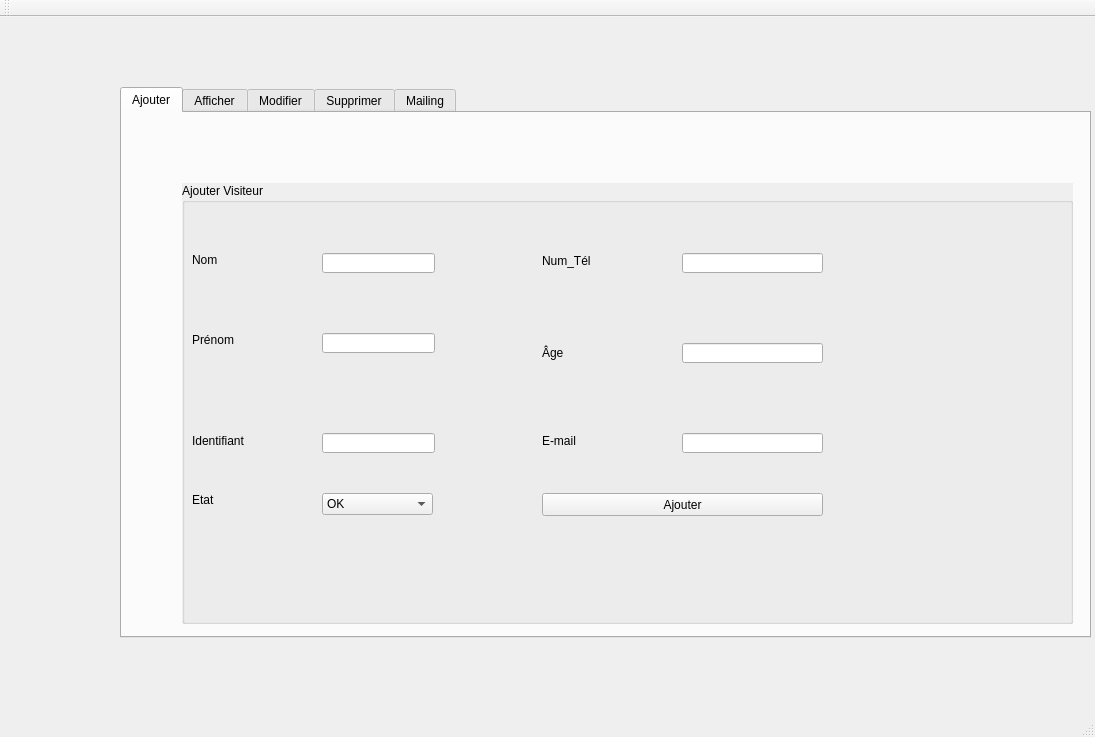
<?xml version="1.0" encoding="UTF-8"?>
<ui version="4.0">
 <class>MainWindow2</class>
 <widget class="QMainWindow" name="MainWindow2">
  <property name="geometry">
   <rect>
    <x>0</x>
    <y>0</y>
    <width>1095</width>
    <height>737</height>
   </rect>
  </property>
  <property name="contextMenuPolicy">
   <enum>Qt::PreventContextMenu</enum>
  </property>
  <property name="windowTitle">
   <string>Projetcpp</string>
  </property>
  <widget class="QWidget" name="centralWidget">
   <widget class="QTabWidget" name="tabWidget">
    <property name="geometry">
     <rect>
      <x>120</x>
      <y>70</y>
      <width>971</width>
      <height>551</height>
     </rect>
    </property>
    <property name="currentIndex">
     <number>0</number>
    </property>
    <widget class="QWidget" name="tab">
     <attribute name="title">
      <string>Ajouter</string>
     </attribute>
     <widget class="QGroupBox" name="groupBox">
      <property name="geometry">
       <rect>
        <x>60</x>
        <y>70</y>
        <width>891</width>
        <height>441</height>
       </rect>
      </property>
      <property name="autoFillBackground">
       <bool>true</bool>
      </property>
      <property name="title">
       <string>Ajouter Visiteur</string>
      </property>
      <widget class="QLabel" name="label">
       <property name="geometry">
        <rect>
         <x>10</x>
         <y>70</y>
         <width>47</width>
         <height>13</height>
        </rect>
       </property>
       <property name="text">
        <string>Nom</string>
       </property>
      </widget>
      <widget class="QLabel" name="label_2">
       <property name="geometry">
        <rect>
         <x>10</x>
         <y>150</y>
         <width>47</width>
         <height>13</height>
        </rect>
       </property>
       <property name="text">
        <string>Prénom</string>
       </property>
      </widget>
      <widget class="QLabel" name="label_3">
       <property name="geometry">
        <rect>
         <x>10</x>
         <y>250</y>
         <width>71</width>
         <height>16</height>
        </rect>
       </property>
       <property name="text">
        <string>Identifiant</string>
       </property>
      </widget>
      <widget class="QLineEdit" name="le_nom">
       <property name="geometry">
        <rect>
         <x>140</x>
         <y>70</y>
         <width>113</width>
         <height>20</height>
        </rect>
       </property>
      </widget>
      <widget class="QLineEdit" name="le_prenom">
       <property name="geometry">
        <rect>
         <x>140</x>
         <y>150</y>
         <width>113</width>
         <height>20</height>
        </rect>
       </property>
       <property name="contextMenuPolicy">
        <enum>Qt::PreventContextMenu</enum>
       </property>
      </widget>
      <widget class="QLineEdit" name="le_id">
       <property name="geometry">
        <rect>
         <x>140</x>
         <y>250</y>
         <width>113</width>
         <height>20</height>
        </rect>
       </property>
      </widget>
      <widget class="QPushButton" name="pb_ajouter">
       <property name="geometry">
        <rect>
         <x>360</x>
         <y>310</y>
         <width>281</width>
         <height>23</height>
        </rect>
       </property>
       <property name="text">
        <string>Ajouter</string>
       </property>
      </widget>
      <widget class="QLineEdit" name="le_tel">
       <property name="geometry">
        <rect>
         <x>500</x>
         <y>70</y>
         <width>141</width>
         <height>20</height>
        </rect>
       </property>
       <property name="contextMenuPolicy">
        <enum>Qt::PreventContextMenu</enum>
       </property>
       <property name="text">
        <string/>
       </property>
      </widget>
      <widget class="QLabel" name="label_8">
       <property name="geometry">
        <rect>
         <x>360</x>
         <y>70</y>
         <width>61</width>
         <height>16</height>
        </rect>
       </property>
       <property name="text">
        <string>Num_Tél</string>
       </property>
      </widget>
      <widget class="QLineEdit" name="le_email">
       <property name="geometry">
        <rect>
         <x>500</x>
         <y>250</y>
         <width>141</width>
         <height>20</height>
        </rect>
       </property>
       <property name="contextMenuPolicy">
        <enum>Qt::PreventContextMenu</enum>
       </property>
       <property name="text">
        <string/>
       </property>
      </widget>
      <widget class="QLabel" name="label_9">
       <property name="geometry">
        <rect>
         <x>360</x>
         <y>250</y>
         <width>61</width>
         <height>16</height>
        </rect>
       </property>
       <property name="text">
        <string>E-mail</string>
       </property>
      </widget>
      <widget class="QLabel" name="label_10">
       <property name="geometry">
        <rect>
         <x>360</x>
         <y>160</y>
         <width>71</width>
         <height>20</height>
        </rect>
       </property>
       <property name="text">
        <string>Âge</string>
       </property>
      </widget>
      <widget class="QLineEdit" name="le_age">
       <property name="geometry">
        <rect>
         <x>500</x>
         <y>160</y>
         <width>141</width>
         <height>20</height>
        </rect>
       </property>
       <property name="contextMenuPolicy">
        <enum>Qt::PreventContextMenu</enum>
       </property>
       <property name="text">
        <string/>
       </property>
      </widget>
      <widget class="QLabel" name="label_14">
       <property name="geometry">
        <rect>
         <x>10</x>
         <y>310</y>
         <width>47</width>
         <height>13</height>
        </rect>
       </property>
       <property name="text">
        <string>Etat</string>
       </property>
      </widget>
      <widget class="QComboBox" name="le_etat">
       <property name="geometry">
        <rect>
         <x>140</x>
         <y>310</y>
         <width>111</width>
         <height>22</height>
        </rect>
       </property>
       <item>
        <property name="text">
         <string>OK</string>
        </property>
       </item>
       <item>
        <property name="text">
         <string>handicape</string>
        </property>
       </item>
       <item>
        <property name="text">
         <string>enfant_inaccompagne</string>
        </property>
       </item>
       <item>
        <property name="text">
         <string>visiteur_fidele</string>
        </property>
       </item>
      </widget>
     </widget>
    </widget>
    <widget class="QWidget" name="tab_4">
     <attribute name="title">
      <string>Afficher</string>
     </attribute>
     <widget class="QTableView" name="tab_visiteur">
      <property name="geometry">
       <rect>
        <x>10</x>
        <y>20</y>
        <width>811</width>
        <height>411</height>
       </rect>
      </property>
     </widget>
     <widget class="QPushButton" name="tri_decroissant">
      <property name="geometry">
       <rect>
        <x>830</x>
        <y>70</y>
        <width>121</width>
        <height>28</height>
       </rect>
      </property>
      <property name="text">
       <string>Tri âge Décroissant</string>
      </property>
     </widget>
     <widget class="QPushButton" name="tri_croissant">
      <property name="geometry">
       <rect>
        <x>830</x>
        <y>30</y>
        <width>111</width>
        <height>28</height>
       </rect>
      </property>
      <property name="text">
       <string>Tri âge croissant</string>
      </property>
     </widget>
     <widget class="QGroupBox" name="groupBox_2">
      <property name="geometry">
       <rect>
        <x>20</x>
        <y>440</y>
        <width>391</width>
        <height>71</height>
       </rect>
      </property>
      <property name="title">
       <string>Rechercher</string>
      </property>
      <widget class="QComboBox" name="combo_box_crit">
       <property name="geometry">
        <rect>
         <x>20</x>
         <y>40</y>
         <width>121</width>
         <height>22</height>
        </rect>
       </property>
       <item>
        <property name="text">
         <string>handicape</string>
        </property>
       </item>
       <item>
        <property name="text">
         <string>visiteur_fidele</string>
        </property>
       </item>
       <item>
        <property name="text">
         <string>OK</string>
        </property>
       </item>
       <item>
        <property name="text">
         <string>enfant_inaccompagne</string>
        </property>
       </item>
      </widget>
      <widget class="QLineEdit" name="recherche_tel">
       <property name="geometry">
        <rect>
         <x>270</x>
         <y>40</y>
         <width>113</width>
         <height>22</height>
        </rect>
       </property>
       <property name="text">
        <string/>
       </property>
      </widget>
      <widget class="QLineEdit" name="recherche_id">
       <property name="geometry">
        <rect>
         <x>150</x>
         <y>40</y>
         <width>113</width>
         <height>22</height>
        </rect>
       </property>
       <property name="text">
        <string/>
       </property>
      </widget>
      <widget class="QLabel" name="label_16">
       <property name="geometry">
        <rect>
         <x>290</x>
         <y>20</y>
         <width>81</width>
         <height>16</height>
        </rect>
       </property>
       <property name="text">
        <string>Numéro Tél</string>
       </property>
      </widget>
      <widget class="QLabel" name="label_17">
       <property name="geometry">
        <rect>
         <x>170</x>
         <y>20</y>
         <width>81</width>
         <height>16</height>
        </rect>
       </property>
       <property name="text">
        <string>Identifiant</string>
       </property>
      </widget>
      <widget class="QLabel" name="label_18">
       <property name="geometry">
        <rect>
         <x>60</x>
         <y>20</y>
         <width>81</width>
         <height>16</height>
        </rect>
       </property>
       <property name="text">
        <string>Etat</string>
       </property>
      </widget>
     </widget>
     <widget class="QGroupBox" name="groupBox_3">
      <property name="geometry">
       <rect>
        <x>420</x>
        <y>440</y>
        <width>391</width>
        <height>71</height>
       </rect>
      </property>
      <property name="title">
       <string>Attestation</string>
      </property>
      <widget class="QLineEdit" name="id_pdf">
       <property name="geometry">
        <rect>
         <x>10</x>
         <y>40</y>
         <width>113</width>
         <height>22</height>
        </rect>
       </property>
       <property name="text">
        <string/>
       </property>
      </widget>
      <widget class="QPushButton" name="generer_pdf">
       <property name="geometry">
        <rect>
         <x>130</x>
         <y>40</y>
         <width>121</width>
         <height>21</height>
        </rect>
       </property>
       <property name="text">
        <string>Génerer </string>
       </property>
      </widget>
      <widget class="QLabel" name="label_19">
       <property name="geometry">
        <rect>
         <x>30</x>
         <y>20</y>
         <width>81</width>
         <height>16</height>
        </rect>
       </property>
       <property name="text">
        <string>Identifiant</string>
       </property>
      </widget>
      <widget class="QPushButton" name="imprimer">
       <property name="geometry">
        <rect>
         <x>260</x>
         <y>40</y>
         <width>121</width>
         <height>21</height>
        </rect>
       </property>
       <property name="text">
        <string>Imprimer</string>
       </property>
      </widget>
     </widget>
    </widget>
    <widget class="QWidget" name="tab_3">
     <attribute name="title">
      <string>Modifier</string>
     </attribute>
     <widget class="QLabel" name="label_5">
      <property name="geometry">
       <rect>
        <x>120</x>
        <y>120</y>
        <width>201</width>
        <height>20</height>
       </rect>
      </property>
      <property name="text">
       <string>Identifiant du visiteur à modifier</string>
      </property>
     </widget>
     <widget class="QLineEdit" name="modifier_id">
      <property name="geometry">
       <rect>
        <x>360</x>
        <y>120</y>
        <width>113</width>
        <height>20</height>
       </rect>
      </property>
     </widget>
     <widget class="QLabel" name="label_11">
      <property name="geometry">
       <rect>
        <x>300</x>
        <y>210</y>
        <width>61</width>
        <height>16</height>
       </rect>
      </property>
      <property name="text">
       <string>Num_Tél</string>
      </property>
     </widget>
     <widget class="QLineEdit" name="modifier_prenom">
      <property name="geometry">
       <rect>
        <x>130</x>
        <y>290</y>
        <width>113</width>
        <height>20</height>
       </rect>
      </property>
      <property name="contextMenuPolicy">
       <enum>Qt::PreventContextMenu</enum>
      </property>
     </widget>
     <widget class="QLabel" name="label_6">
      <property name="geometry">
       <rect>
        <x>70</x>
        <y>210</y>
        <width>47</width>
        <height>13</height>
       </rect>
      </property>
      <property name="text">
       <string>Nom</string>
      </property>
     </widget>
     <widget class="QLabel" name="label_12">
      <property name="geometry">
       <rect>
        <x>70</x>
        <y>360</y>
        <width>61</width>
        <height>16</height>
       </rect>
      </property>
      <property name="text">
       <string>E-mail</string>
      </property>
     </widget>
     <widget class="QPushButton" name="pb_modifier">
      <property name="enabled">
       <bool>true</bool>
      </property>
      <property name="geometry">
       <rect>
        <x>620</x>
        <y>210</y>
        <width>181</width>
        <height>181</height>
       </rect>
      </property>
      <property name="text">
       <string>Modifier</string>
      </property>
     </widget>
     <widget class="QLabel" name="label_13">
      <property name="geometry">
       <rect>
        <x>320</x>
        <y>290</y>
        <width>71</width>
        <height>20</height>
       </rect>
      </property>
      <property name="text">
       <string>Âge</string>
      </property>
     </widget>
     <widget class="QLabel" name="label_7">
      <property name="geometry">
       <rect>
        <x>70</x>
        <y>290</y>
        <width>47</width>
        <height>13</height>
       </rect>
      </property>
      <property name="text">
       <string>Prénom</string>
      </property>
     </widget>
     <widget class="QLineEdit" name="modifier_nom">
      <property name="geometry">
       <rect>
        <x>130</x>
        <y>210</y>
        <width>113</width>
        <height>20</height>
       </rect>
      </property>
     </widget>
     <widget class="QLineEdit" name="modifier_tel">
      <property name="geometry">
       <rect>
        <x>390</x>
        <y>210</y>
        <width>141</width>
        <height>20</height>
       </rect>
      </property>
      <property name="contextMenuPolicy">
       <enum>Qt::PreventContextMenu</enum>
      </property>
      <property name="text">
       <string/>
      </property>
     </widget>
     <widget class="QLineEdit" name="modifier_email">
      <property name="geometry">
       <rect>
        <x>130</x>
        <y>360</y>
        <width>141</width>
        <height>20</height>
       </rect>
      </property>
      <property name="contextMenuPolicy">
       <enum>Qt::PreventContextMenu</enum>
      </property>
      <property name="text">
       <string/>
      </property>
     </widget>
     <widget class="QLineEdit" name="modifier_age">
      <property name="geometry">
       <rect>
        <x>390</x>
        <y>290</y>
        <width>141</width>
        <height>20</height>
       </rect>
      </property>
      <property name="contextMenuPolicy">
       <enum>Qt::PreventContextMenu</enum>
      </property>
      <property name="text">
       <string/>
      </property>
     </widget>
     <widget class="QLabel" name="label_15">
      <property name="geometry">
       <rect>
        <x>320</x>
        <y>360</y>
        <width>47</width>
        <height>13</height>
       </rect>
      </property>
      <property name="text">
       <string>Etat</string>
      </property>
     </widget>
     <widget class="QComboBox" name="le_etat_2">
      <property name="geometry">
       <rect>
        <x>400</x>
        <y>360</y>
        <width>111</width>
        <height>22</height>
       </rect>
      </property>
      <item>
       <property name="text">
        <string>OK</string>
       </property>
      </item>
      <item>
       <property name="text">
        <string>handicape</string>
       </property>
      </item>
      <item>
       <property name="text">
        <string>enfant_inaccompagne</string>
       </property>
      </item>
      <item>
       <property name="text">
        <string>visiteur_fidele</string>
       </property>
      </item>
     </widget>
    </widget>
    <widget class="QWidget" name="tab_2">
     <attribute name="title">
      <string>Supprimer</string>
     </attribute>
     <widget class="QLabel" name="label_4">
      <property name="geometry">
       <rect>
        <x>170</x>
        <y>190</y>
        <width>201</width>
        <height>20</height>
       </rect>
      </property>
      <property name="text">
       <string>Identifiant du visiteur à supprimer</string>
      </property>
     </widget>
     <widget class="QPushButton" name="pb_supprimer">
      <property name="geometry">
       <rect>
        <x>170</x>
        <y>350</y>
        <width>421</width>
        <height>28</height>
       </rect>
      </property>
      <property name="text">
       <string>Supprimer</string>
      </property>
     </widget>
     <widget class="QLineEdit" name="le_id_supprimer">
      <property name="geometry">
       <rect>
        <x>470</x>
        <y>190</y>
        <width>113</width>
        <height>20</height>
       </rect>
      </property>
     </widget>
    </widget>
    <widget class="QWidget" name="tab_5">
     <attribute name="title">
      <string>Mailing</string>
     </attribute>
     <widget class="QLabel" name="label_30">
      <property name="geometry">
       <rect>
        <x>80</x>
        <y>270</y>
        <width>51</width>
        <height>20</height>
       </rect>
      </property>
      <property name="text">
       <string>Subject:</string>
      </property>
     </widget>
     <widget class="QLabel" name="label_26">
      <property name="geometry">
       <rect>
        <x>80</x>
        <y>154</y>
        <width>81</width>
        <height>20</height>
       </rect>
      </property>
      <property name="text">
       <string>Server port:</string>
      </property>
     </widget>
     <widget class="QLabel" name="label_25">
      <property name="geometry">
       <rect>
        <x>80</x>
        <y>125</y>
        <width>71</width>
        <height>20</height>
       </rect>
      </property>
      <property name="text">
       <string>Smtp-server:</string>
      </property>
     </widget>
     <widget class="QLineEdit" name="port">
      <property name="geometry">
       <rect>
        <x>170</x>
        <y>154</y>
        <width>490</width>
        <height>20</height>
       </rect>
      </property>
      <property name="text">
       <string>465</string>
      </property>
      <property name="echoMode">
       <enum>QLineEdit::Password</enum>
      </property>
     </widget>
     <widget class="QLineEdit" name="subject">
      <property name="geometry">
       <rect>
        <x>170</x>
        <y>270</y>
        <width>490</width>
        <height>20</height>
       </rect>
      </property>
     </widget>
     <widget class="QPlainTextEdit" name="msg">
      <property name="geometry">
       <rect>
        <x>170</x>
        <y>299</y>
        <width>490</width>
        <height>71</height>
       </rect>
      </property>
     </widget>
     <widget class="QLineEdit" name="rcpt">
      <property name="geometry">
       <rect>
        <x>170</x>
        <y>241</y>
        <width>490</width>
        <height>20</height>
       </rect>
      </property>
     </widget>
     <widget class="QLineEdit" name="paswd">
      <property name="geometry">
       <rect>
        <x>170</x>
        <y>212</y>
        <width>490</width>
        <height>20</height>
       </rect>
      </property>
      <property name="inputMask">
       <string/>
      </property>
      <property name="text">
       <string/>
      </property>
      <property name="echoMode">
       <enum>QLineEdit::Password</enum>
      </property>
     </widget>
     <widget class="QLineEdit" name="uname">
      <property name="geometry">
       <rect>
        <x>170</x>
        <y>183</y>
        <width>490</width>
        <height>20</height>
       </rect>
      </property>
      <property name="text">
       <string/>
      </property>
     </widget>
     <widget class="QLabel" name="label_28">
      <property name="geometry">
       <rect>
        <x>80</x>
        <y>210</y>
        <width>61</width>
        <height>20</height>
       </rect>
      </property>
      <property name="text">
       <string>Password:</string>
      </property>
     </widget>
     <widget class="QLabel" name="label_29">
      <property name="geometry">
       <rect>
        <x>80</x>
        <y>241</y>
        <width>71</width>
        <height>20</height>
       </rect>
      </property>
      <property name="text">
       <string>Recipant to:</string>
      </property>
     </widget>
     <widget class="QLabel" name="label_31">
      <property name="geometry">
       <rect>
        <x>80</x>
        <y>299</y>
        <width>71</width>
        <height>22</height>
       </rect>
      </property>
      <property name="text">
       <string>Message:</string>
      </property>
     </widget>
     <widget class="QLabel" name="label_27">
      <property name="geometry">
       <rect>
        <x>80</x>
        <y>183</y>
        <width>71</width>
        <height>20</height>
       </rect>
      </property>
      <property name="text">
       <string>Username:</string>
      </property>
     </widget>
     <widget class="QLineEdit" name="server">
      <property name="geometry">
       <rect>
        <x>170</x>
        <y>125</y>
        <width>490</width>
        <height>20</height>
       </rect>
      </property>
      <property name="text">
       <string>smtp.gmail.com</string>
      </property>
      <property name="echoMode">
       <enum>QLineEdit::Password</enum>
      </property>
     </widget>
     <widget class="QPushButton" name="sendBtn">
      <property name="geometry">
       <rect>
        <x>270</x>
        <y>410</y>
        <width>291</width>
        <height>28</height>
       </rect>
      </property>
      <property name="text">
       <string>Send</string>
      </property>
     </widget>
    </widget>
   </widget>
  </widget>
  <widget class="QMenuBar" name="menuBar">
   <property name="geometry">
    <rect>
     <x>0</x>
     <y>0</y>
     <width>1095</width>
     <height>26</height>
    </rect>
   </property>
  </widget>
  <widget class="QToolBar" name="mainToolBar">
   <attribute name="toolBarArea">
    <enum>TopToolBarArea</enum>
   </attribute>
   <attribute name="toolBarBreak">
    <bool>false</bool>
   </attribute>
  </widget>
  <widget class="QStatusBar" name="statusBar"/>
 </widget>
 <layoutdefault spacing="6" margin="11"/>
 <resources/>
 <connections/>
</ui>
